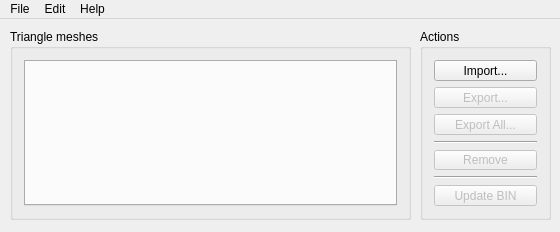
<?xml version="1.0" encoding="UTF-8"?>
<ui version="4.0">
 <class>MainWindow</class>
 <widget class="QMainWindow" name="MainWindow">
  <property name="geometry">
   <rect>
    <x>0</x>
    <y>0</y>
    <width>560</width>
    <height>232</height>
   </rect>
  </property>
  <property name="minimumSize">
   <size>
    <width>560</width>
    <height>232</height>
   </size>
  </property>
  <property name="maximumSize">
   <size>
    <width>560</width>
    <height>232</height>
   </size>
  </property>
  <property name="windowTitle">
   <string notr="true">xcomPose v0.1</string>
  </property>
  <widget class="QWidget" name="centralWidget">
   <widget class="QGroupBox" name="groupBox">
    <property name="geometry">
     <rect>
      <x>10</x>
      <y>10</y>
      <width>401</width>
      <height>191</height>
     </rect>
    </property>
    <property name="title">
     <string>Triangle meshes</string>
    </property>
    <layout class="QVBoxLayout" name="verticalLayout">
     <item>
      <widget class="TriangleMeshTabWidget" name="tabWidget">
       <property name="currentIndex">
        <number>-1</number>
       </property>
      </widget>
     </item>
    </layout>
   </widget>
   <widget class="QGroupBox" name="groupBox_2">
    <property name="geometry">
     <rect>
      <x>420</x>
      <y>10</y>
      <width>131</width>
      <height>191</height>
     </rect>
    </property>
    <property name="title">
     <string>Actions</string>
    </property>
    <layout class="QVBoxLayout" name="verticalLayout_2">
     <item>
      <widget class="QPushButton" name="pushButtonImport">
       <property name="text">
        <string>Import...</string>
       </property>
      </widget>
     </item>
     <item>
      <widget class="QPushButton" name="pushButtonExport">
       <property name="enabled">
        <bool>false</bool>
       </property>
       <property name="text">
        <string>Export...</string>
       </property>
      </widget>
     </item>
     <item>
      <widget class="QPushButton" name="pushButtonExportAll">
       <property name="enabled">
        <bool>false</bool>
       </property>
       <property name="text">
        <string>Export All...</string>
       </property>
      </widget>
     </item>
     <item>
      <widget class="Line" name="line">
       <property name="orientation">
        <enum>Qt::Horizontal</enum>
       </property>
      </widget>
     </item>
     <item>
      <widget class="QPushButton" name="pushButtonRemove">
       <property name="enabled">
        <bool>false</bool>
       </property>
       <property name="text">
        <string>Remove</string>
       </property>
      </widget>
     </item>
     <item>
      <widget class="Line" name="line_2">
       <property name="orientation">
        <enum>Qt::Horizontal</enum>
       </property>
      </widget>
     </item>
     <item>
      <widget class="QPushButton" name="pushButtonBin">
       <property name="enabled">
        <bool>false</bool>
       </property>
       <property name="text">
        <string>Update BIN</string>
       </property>
      </widget>
     </item>
    </layout>
   </widget>
  </widget>
  <widget class="QMenuBar" name="menuBar">
   <property name="geometry">
    <rect>
     <x>0</x>
     <y>0</y>
     <width>560</width>
     <height>22</height>
    </rect>
   </property>
   <widget class="QMenu" name="menuFile">
    <property name="title">
     <string>File</string>
    </property>
    <addaction name="actionNew"/>
    <addaction name="actionOpen"/>
    <addaction name="separator"/>
    <addaction name="actionSave"/>
    <addaction name="actionSaveAs"/>
    <addaction name="separator"/>
    <addaction name="actionExit"/>
   </widget>
   <widget class="QMenu" name="menuHelp">
    <property name="title">
     <string>Help</string>
    </property>
    <addaction name="actionShortInstruction"/>
    <addaction name="actionAbout"/>
   </widget>
   <widget class="QMenu" name="menuLanguage">
    <property name="title">
     <string/>
    </property>
    <property name="icon">
     <iconset resource="flags.qrc">
      <normaloff>:/flags/gb.png</normaloff>:/flags/gb.png</iconset>
    </property>
    <addaction name="actionEnglish"/>
    <addaction name="actionDeutsch"/>
   </widget>
   <widget class="QMenu" name="menuEdit">
    <property name="title">
     <string>Edit</string>
    </property>
    <addaction name="actionImport"/>
    <addaction name="separator"/>
    <addaction name="actionExport"/>
    <addaction name="actionExportAll"/>
    <addaction name="separator"/>
    <addaction name="actionRemove"/>
    <addaction name="separator"/>
    <addaction name="actionSetBinPath"/>
    <addaction name="actionUpdateBin"/>
    <addaction name="actionCompleteBinUpdate"/>
   </widget>
   <addaction name="menuFile"/>
   <addaction name="menuEdit"/>
   <addaction name="menuHelp"/>
   <addaction name="menuLanguage"/>
  </widget>
  <action name="actionAbout">
   <property name="text">
    <string>About xcomPose...</string>
   </property>
  </action>
  <action name="actionExit">
   <property name="text">
    <string>Exit</string>
   </property>
  </action>
  <action name="actionEnglish">
   <property name="icon">
    <iconset resource="flags.qrc">
     <normaloff>:/flags/gb.png</normaloff>:/flags/gb.png</iconset>
   </property>
   <property name="text">
    <string>English</string>
   </property>
  </action>
  <action name="actionDeutsch">
   <property name="icon">
    <iconset resource="flags.qrc">
     <normaloff>:/flags/de.png</normaloff>:/flags/de.png</iconset>
   </property>
   <property name="text">
    <string>Deutsch</string>
   </property>
  </action>
  <action name="actionOpen">
   <property name="text">
    <string>Open...</string>
   </property>
   <property name="iconText">
    <string>Open...</string>
   </property>
   <property name="toolTip">
    <string>Open...</string>
   </property>
  </action>
  <action name="actionSave">
   <property name="text">
    <string>Save</string>
   </property>
  </action>
  <action name="actionSaveAs">
   <property name="text">
    <string>Save As...</string>
   </property>
  </action>
  <action name="actionNew">
   <property name="text">
    <string>New</string>
   </property>
  </action>
  <action name="actionImport">
   <property name="text">
    <string>Import...</string>
   </property>
  </action>
  <action name="actionExport">
   <property name="enabled">
    <bool>false</bool>
   </property>
   <property name="text">
    <string>Export...</string>
   </property>
  </action>
  <action name="actionExportAll">
   <property name="enabled">
    <bool>false</bool>
   </property>
   <property name="text">
    <string>Export All...</string>
   </property>
  </action>
  <action name="actionRemove">
   <property name="enabled">
    <bool>false</bool>
   </property>
   <property name="text">
    <string>Remove</string>
   </property>
  </action>
  <action name="actionSetBinPath">
   <property name="text">
    <string>Set BIN Path...</string>
   </property>
  </action>
  <action name="actionUpdateBin">
   <property name="enabled">
    <bool>false</bool>
   </property>
   <property name="text">
    <string>Update BIN</string>
   </property>
  </action>
  <action name="actionCompleteBinUpdate">
   <property name="text">
    <string>Rebuild BIN</string>
   </property>
  </action>
  <action name="actionShortInstruction">
   <property name="text">
    <string>Short Instruction...</string>
   </property>
  </action>
 </widget>
 <layoutdefault spacing="6" margin="11"/>
 <customwidgets>
  <customwidget>
   <class>TriangleMeshTabWidget</class>
   <extends>QTabWidget</extends>
   <header>trianglemeshtabwidget.h</header>
   <container>1</container>
  </customwidget>
 </customwidgets>
 <resources>
  <include location="flags.qrc"/>
 </resources>
 <connections/>
</ui>
